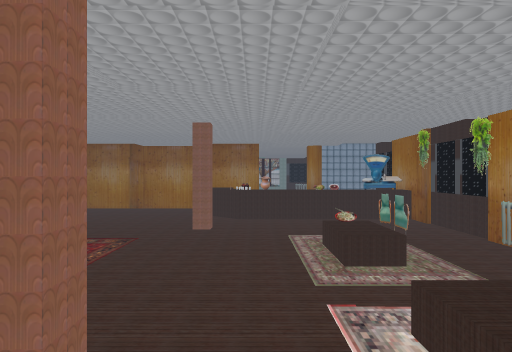
View 1 (above)

24 first-person views from a walk through a Unity game level. The camera is 1.5 m above the floor, looks level and sees 70° across. The floor is counted in squares, 2 m on a side. Each view is taken from the middle of a square. On the plan, view 1 faces up. The plan holds only what a view shows up to about 11 squares ahead; the rest is blank. The place goes on beyond the plan. Some surface patterns are stand-ins.

View 2
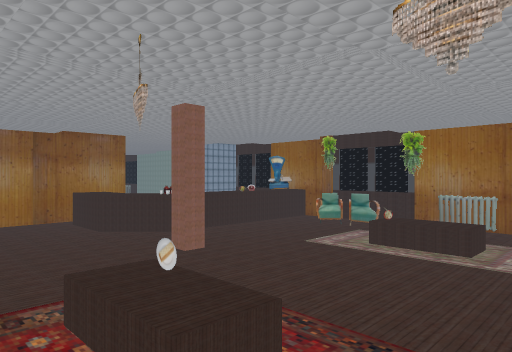

View 3
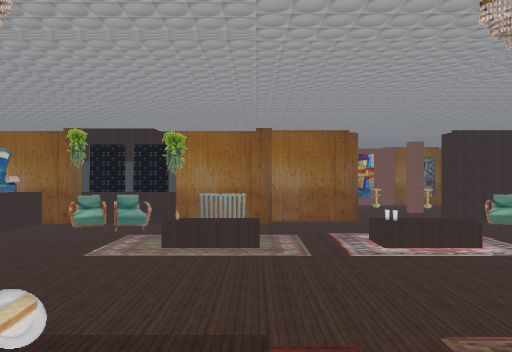

View 4
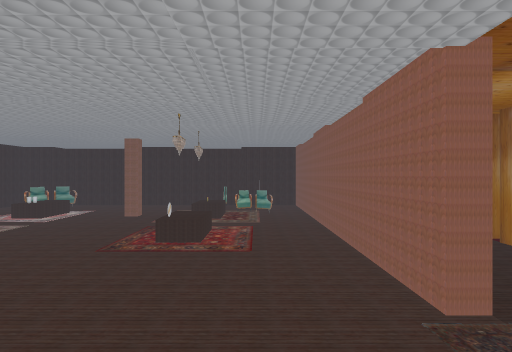

View 5
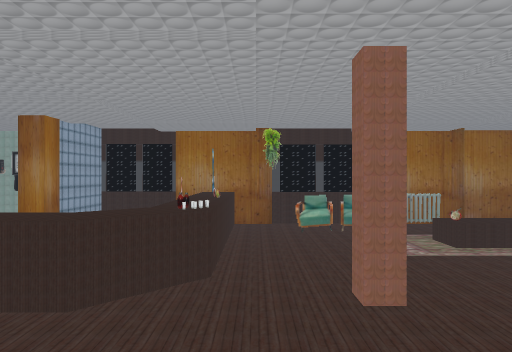

View 6
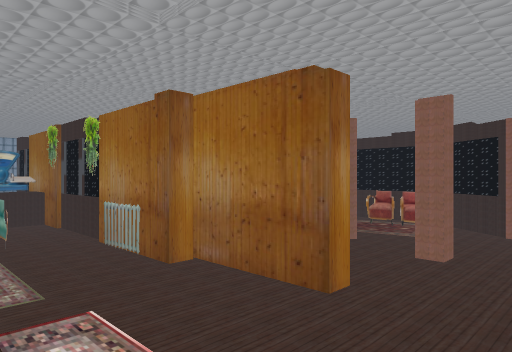

View 7
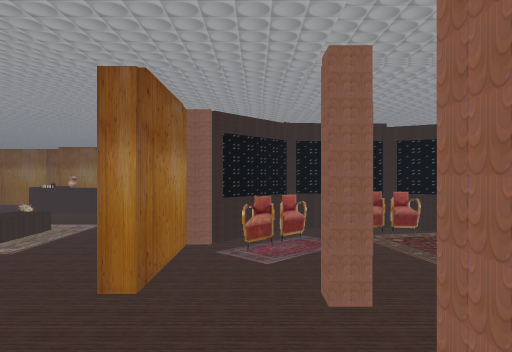

View 8
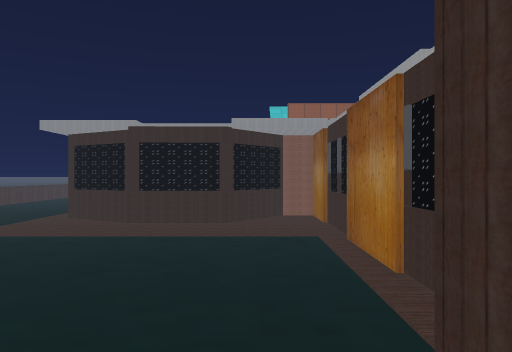

View 9
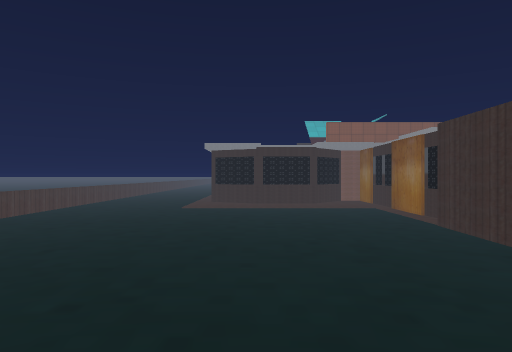

View 10
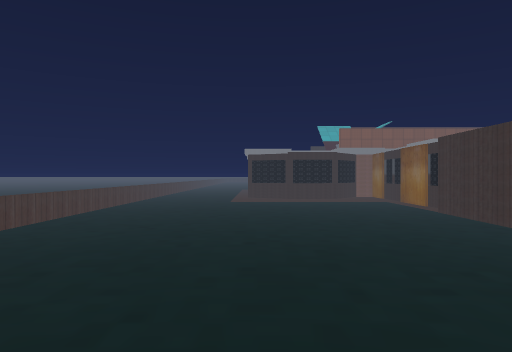

View 11
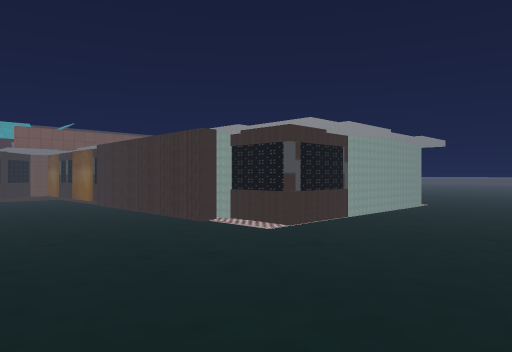

View 12
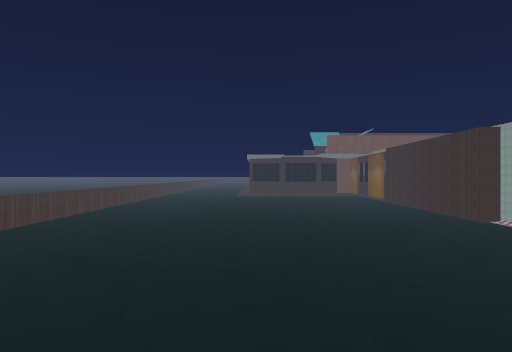

View 13
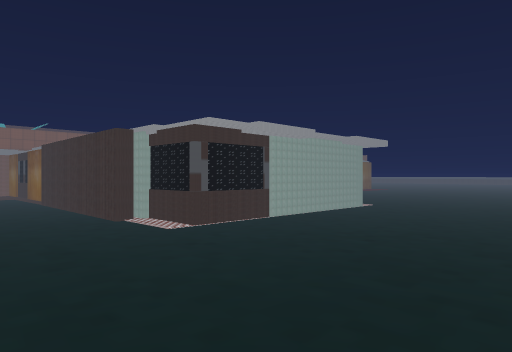

View 14
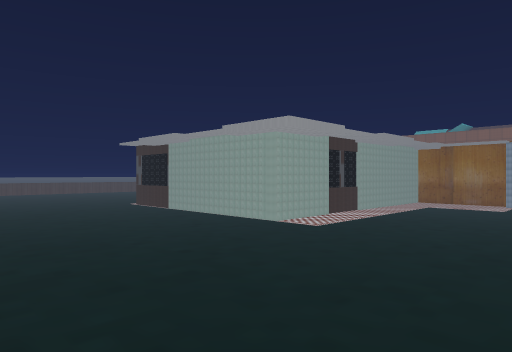

View 15
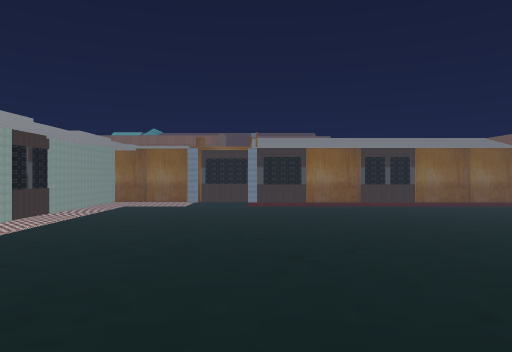

View 16
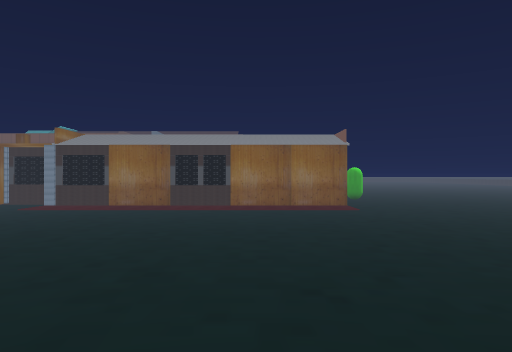

View 17
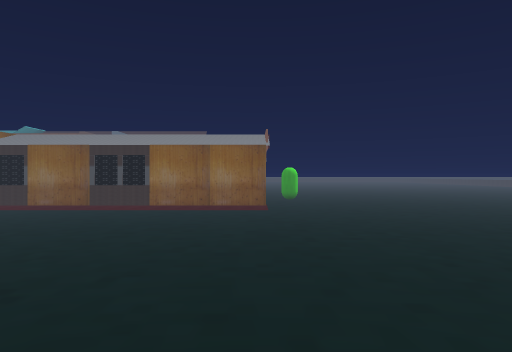

View 18
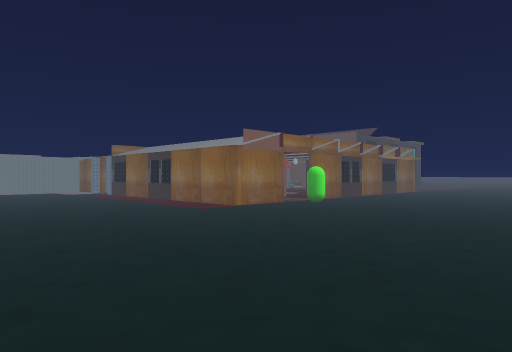

View 19
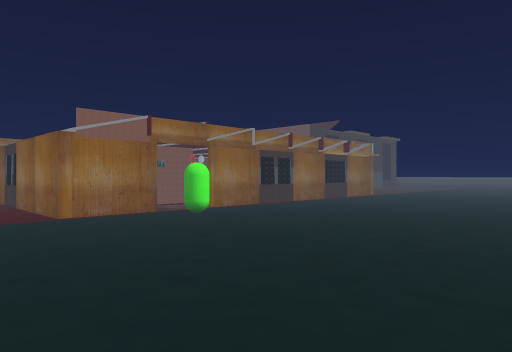

View 20
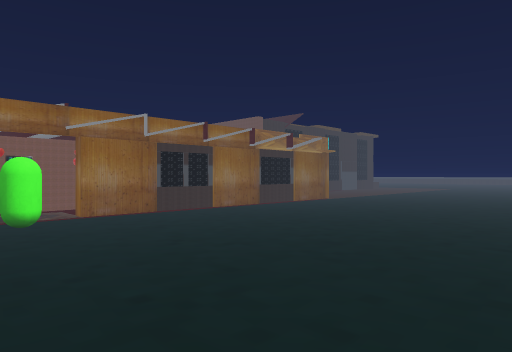

View 21
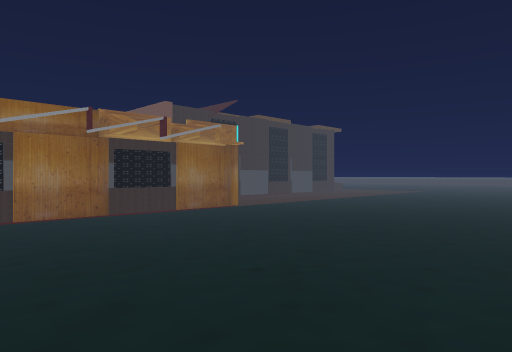

View 22
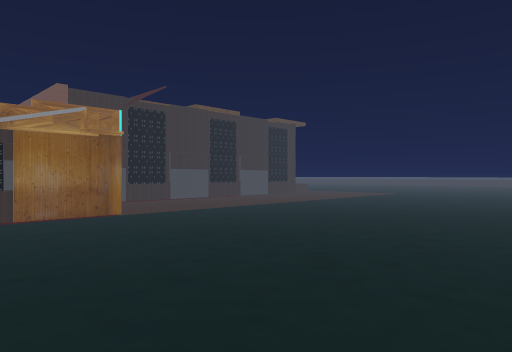

View 23
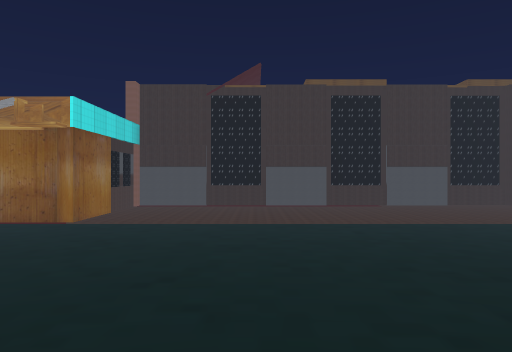

View 24
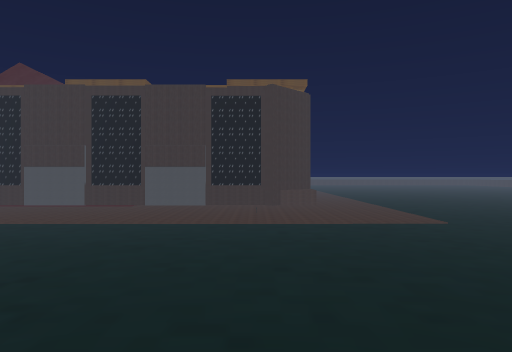

### Floor plan
Key: @ floor where view 1 was taken; # wall or solid block; x gap in a wall; . floor; / step, stairs or slope; = window, fence, low wall or low ledge; ^ raised ledge; C capsule; O other object.
Columns run from 20 left of view 1 to 11 right of it. Each row starts with its distance up from view 1.
 19               . ..     .. ..
 18        . .     ........... .
 17             ..................
 16      .........................
 15 . .. ...............##  .......
 14  .................######.......=
 13 ..................#    #.......=
 12 ..................#   =#.......=
 11 ..................#   =#.......=
 10  .................#    #.......=
  9 .......########.########.......=
  8 .......#      ###..OO###.......=
  7 ......C#         ..OOOO#.......=
  6 .........#     .#......#.......=
  5 .......#.#     .#..#..=#.......=
  4 .......#      x.#.#../.#####...=
  3  ......#        #./../.###.#...=
  2 .......#        #......#..##...
  1 .......#        ##/#./...### ..=
  0  ......#        ## .@.##.##  ..=
 -1 .......#        ########.=#   .=
 -2 .......####     #         #
 -3  .........#
 -4  .........#
 -5  .........#
 -6  .........#
 -7  .........#
 -8   ........#
 -9   ........#
-10   ........#
-11  .........#
-12    .......^#
-13    ..........
-14      ........
-15       .......
-16         .....
-17          ....
-18            ..

Where each view was taken, in squares from view 1:
view 1: 0 up, 0 right, facing up
view 2: 2 up, 3 left, facing up-right
view 3: 3 up, 3 left, facing right
view 4: 8 up, 3 left, facing down
view 5: 6 up, 3 left, facing right
view 6: 0 up, 1 right, facing up-right
view 7: 1 down, 4 right, facing up
view 8: 10 up, 4 right, facing down
view 9: 14 up, 6 right, facing down
view 10: 16 up, 7 right, facing down
view 11: 18 up, 7 right, facing down-left
view 12: 19 up, 7 right, facing down
view 13: 19 up, 6 right, facing down-left
view 14: 19 up, 6 left, facing down-right
view 15: 19 up, 6 left, facing down
view 16: 18 up, 11 left, facing down
view 17: 18 up, 13 left, facing down
view 18: 15 up, 20 left, facing down-right
view 19: 11 up, 20 left, facing down-right
view 20: 8 up, 20 left, facing down-right
view 21: 4 up, 20 left, facing down-right
view 22: 1 up, 20 left, facing down-right
view 23: 5 down, 19 left, facing right
view 24: 11 down, 19 left, facing right
